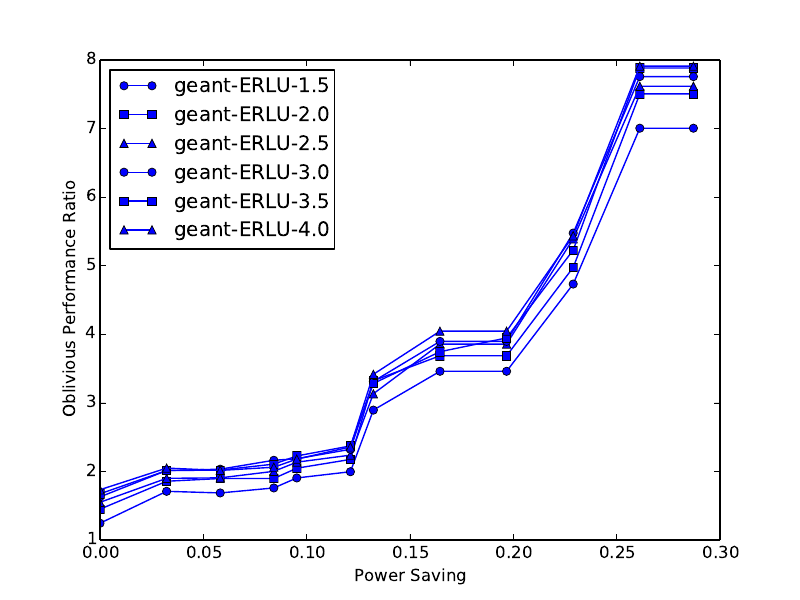

Python code for this plot:
from matplotlib.backends.backend_pdf import PdfPages
import matplotlib.pyplot as plt

fig1, ax1 = plt.subplots()

topology_x_range = {'abilene':5, 'geant':12, 'cernet2':4}
remove_links = {'abilene':4, 'geant':15, 'cernet2':3}
topology_line_type = {1.5:'o', 2.0:'s', 2.5:'^', 3.0:'o', 3.5:'s', 4.0:'^'}
color_type = {'base':'r--', 'new':'b-'}
remove_type = {'base':'AC', 'new':'ERLU'}
result_file_template = "result-compare-%s-%0.1f"
topology_file_template = "../topology/connected/%s-connected-topology"
remove_file_template = "../topology/remove/%s-remove-%d-links"
remove_base_file_template = "../topology/remove/%s-remove-%d-links-base"


power_models = {155.0:60, 1240.0:100, 2480.0:140, 9920:174}
power_model = [60, 100, 140, 174]


line_list = []
label_list = []
for t in ['geant']:
    # compute the total power of topology
    f = open(topology_file_template % t)
    line = f.readline()
    line = f.readline()
    topo = dict()
    total = 0
    while line:
        tokens = line.strip().split()
        s = int(tokens[0])
        d = int(tokens[1])
        c = float(tokens[2])
        
        topo[s,d] = c
        if c <= 155.0:
            total = total + power_model[0]
        elif c <= 1240.0:
            total = total + power_model[1]
        elif c <= 2480.0:
            total = total + power_model[2]
        elif c <= 9920.0:
            total = total + power_model[3]

        line = f.readline()
    f.close()
    #print total

    # compute the power removed link array
    removes = dict()
    power_saving_ratio = [0]
    saving = 0.0
    f = open(remove_file_template % (t, remove_links[t]))
    line = f.readline()
    num = 1
    while line:
        tokens = line.strip().split()
        s = int(tokens[0])
        d = int(tokens[1])

        if topo[s,d] <= 155.0:
            saving = saving + power_model[0]
        elif topo[s,d] <= 1240.0:
            saving = saving + power_model[1]
        elif topo[s,d] <= 2480.0:
            saving = saving + power_model[2]
        elif topo[s,d] <= 9920.0:
            saving = saving + power_model[3]
        
        power_saving_ratio.append(saving / total)
        removes[num] = [s,d]
        num = num + 1

        line = f.readline()
    f.close()
    print power_saving_ratio


    removes_base = dict()
    f = open(remove_base_file_template % (t, remove_links[t]))
    line = f.readline()
    power_base_saving_ratio = [0]
    saving = 0.0
    num = 1
    while line:
        tokens = line.strip().split()
        s = int(tokens[0])
        d = int(tokens[1])

        if topo[s,d] <= 155.0:
            saving = saving + power_model[0]
        elif topo[s,d] <= 1240.0:
            saving = saving + power_model[1]
        elif topo[s,d] <= 2480.0:
            saving = saving + power_model[2]
        elif topo[s,d] <= 9920.0:
            saving = saving + power_model[3]
        
        power_base_saving_ratio.append(saving / total)
        removes_base[num] = [s,d]
        num = num + 1

        line = f.readline()
    f.close()
    print power_base_saving_ratio


    for w in [1.5, 2.0, 2.5, 3.0, 3.5, 4.0]:
        f = open(result_file_template % (t, w))
        line = f.readline()

        base = []
        new = []
        x = []

        while line:
            tokens = line.strip().split()
            base.append(float(tokens[1]))
            new.append(float(tokens[2]))
            x.append(float(tokens[0]))

            line = f.readline()

        f.close()

        #l1, = plt.plot(power_saving_ratio[:topology_x_range[t]], base[:topology_x_range[t]], color_type['base']+topology_line_type[w])
        l2, = plt.plot(power_base_saving_ratio[:topology_x_range[t]], new[:topology_x_range[t]], color_type['new']+topology_line_type[w])

        #label_list.append(t + '-' + remove_type['base'] + '-%0.1f' % w)  
        label_list.append(t + '-' + remove_type['new'] + '-%0.1f' % w)
        
        #line_list.append(l1)
        line_list.append(l2)

plt.xlabel('Power Saving')
plt.ylabel('Oblivious Performance Ratio')
plt.legend(line_list, label_list, loc=2)

pp = PdfPages('exp3_w.pdf')
pp.savefig(fig1)
pp.close()

plt.show()


